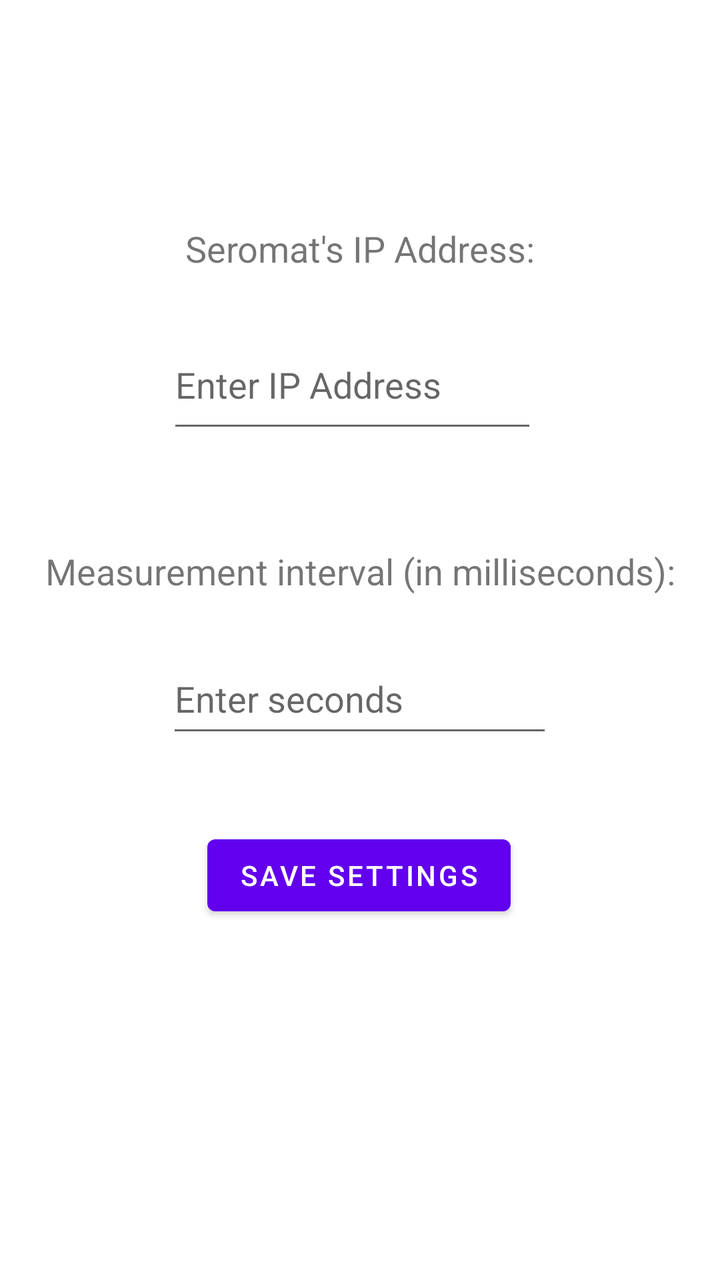
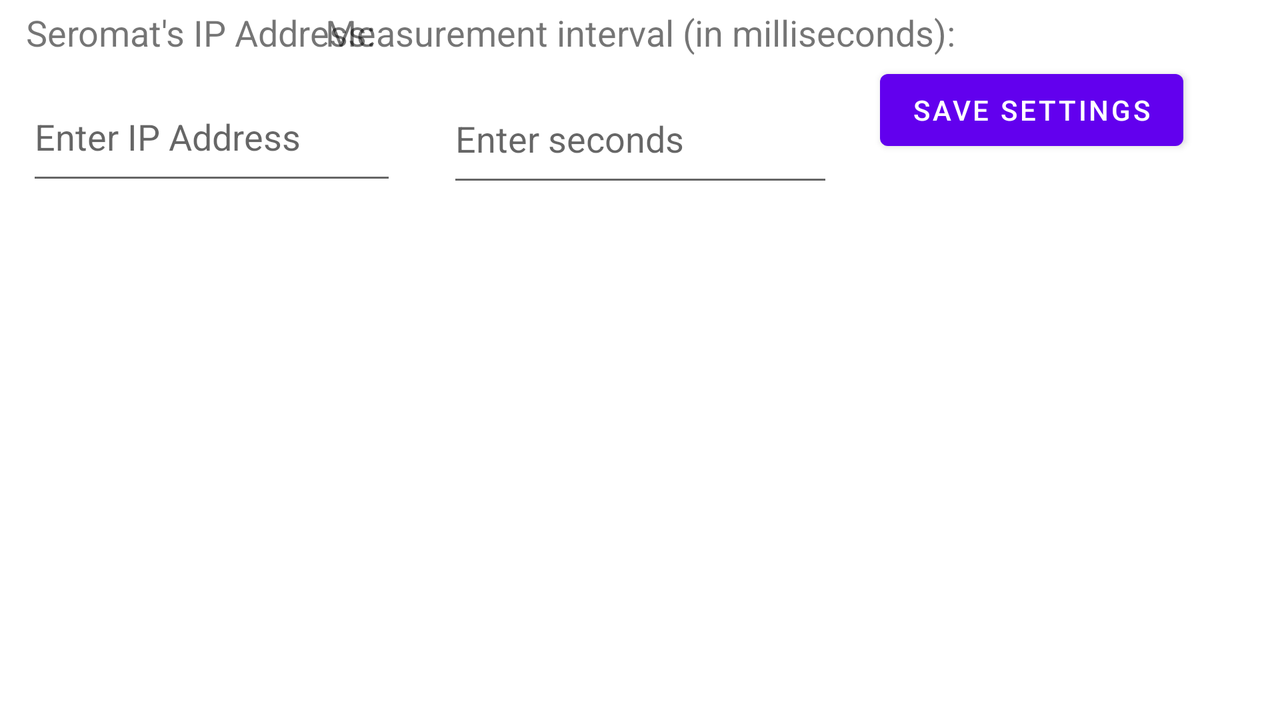

First picture: res/layout/ on a phone held upright. Second picture: the repository's own variant of that layout, on a device whose configuration matches the variant's folder. Source for both follows.
<!-- AndroidManifest.xml: application theme Theme.SeromatUpgrade -->
<!-- res/layout/fragment_settings.xml -->
<?xml version="1.0" encoding="utf-8"?>
<androidx.constraintlayout.widget.ConstraintLayout xmlns:android="http://schemas.android.com/apk/res/android"
    xmlns:app="http://schemas.android.com/apk/res-auto"
    xmlns:tools="http://schemas.android.com/tools"
    android:layout_width="match_parent"
    android:layout_height="match_parent"
    tools:context=".ui.settings.SettingsFragment">

    <TextView
        android:id="@+id/ip_address_label"
        android:layout_width="wrap_content"
        android:layout_height="wrap_content"
        android:layout_marginTop="112dp"
        android:text="@string/settings_text_ip"
        android:textSize="18sp"
        app:layout_constraintEnd_toEndOf="parent"
        app:layout_constraintStart_toStartOf="parent"
        app:layout_constraintTop_toTopOf="parent" />

    <EditText
        android:id="@+id/ip_address"
        android:layout_width="185dp"
        android:layout_height="61dp"
        android:layout_marginTop="24dp"
        android:hint="@string/enter_ip_address"
        android:inputType="phone"
        app:layout_constraintEnd_toEndOf="@+id/ip_address_label"
        app:layout_constraintHorizontal_bias="0.9"
        app:layout_constraintStart_toStartOf="@+id/ip_address_label"
        app:layout_constraintTop_toBottomOf="@+id/ip_address_label" />

    <TextView
        android:id="@+id/seconds_label"
        android:layout_width="wrap_content"
        android:layout_height="wrap_content"
        android:layout_marginTop="52dp"
        android:text="@string/settings_text_interval"
        android:textSize="18sp"
        app:layout_constraintEnd_toEndOf="parent"
        app:layout_constraintStart_toStartOf="parent"
        app:layout_constraintTop_toBottomOf="@+id/ip_address" />

    <EditText
        android:id="@+id/milliseconds"
        android:layout_width="193dp"
        android:layout_height="52dp"
        android:layout_marginTop="24dp"
        android:hint="@string/enter_seconds"
        android:inputType="number"
        app:layout_constraintEnd_toEndOf="@+id/seconds_label"
        app:layout_constraintHorizontal_bias="0.497"
        app:layout_constraintStart_toStartOf="@+id/seconds_label"
        app:layout_constraintTop_toBottomOf="@id/seconds_label" />

    <Button
        android:id="@+id/buttonSaveChanges"
        android:layout_width="wrap_content"
        android:layout_height="wrap_content"
        android:layout_marginTop="40dp"
        android:text="@string/settings_text_button"
        app:layout_constraintEnd_toEndOf="parent"
        app:layout_constraintHorizontal_bias="0.498"
        app:layout_constraintStart_toStartOf="parent"
        app:layout_constraintTop_toBottomOf="@+id/milliseconds" />

</androidx.constraintlayout.widget.ConstraintLayout>
<!-- resources referenced by this layout -->
<resources>
  <string name="enter_ip_address">Enter IP Address</string>
  <string name="enter_seconds">Enter seconds</string>
  <string name="settings_text_button">Save settings</string>
  <string name="settings_text_interval">Measurement interval (in milliseconds):</string>
  <string name="settings_text_ip">Seromat\'s IP Address:</string>
  <style name="Theme.SeromatUpgrade" parent="Theme.MaterialComponents.DayNight.DarkActionBar">
          
          <item name="colorPrimary">@color/purple_500</item>
          <item name="colorPrimaryVariant">@color/purple_700</item>
          <item name="colorOnPrimary">@color/white</item>
          
          <item name="colorSecondary">@color/teal_200</item>
          <item name="colorSecondaryVariant">@color/teal_700</item>
          <item name="colorOnSecondary">@color/black</item>
          
          <item name="android:statusBarColor">?attr/colorPrimaryVariant</item>
          
      </style>
</resources>
<!-- res/layout-land/fragment_settings.xml (the repository's variant of the layout above) -->
<!-- drawn on the phone turned sideways -->
<?xml version="1.0" encoding="utf-8"?>
<androidx.constraintlayout.widget.ConstraintLayout xmlns:android="http://schemas.android.com/apk/res/android"
    xmlns:app="http://schemas.android.com/apk/res-auto"
    xmlns:tools="http://schemas.android.com/tools"
    android:layout_width="match_parent"
    android:layout_height="match_parent"
    tools:context=".ui.settings.SettingsFragment">

    <EditText
        android:id="@+id/ip_address"
        android:layout_width="185dp"
        android:layout_height="61dp"
        android:layout_marginTop="8dp"
        android:hint="@string/enter_ip_address"
        android:inputType="phone"
        app:layout_constraintEnd_toEndOf="parent"
        app:layout_constraintHorizontal_bias="0.029"
        app:layout_constraintStart_toStartOf="parent"
        app:layout_constraintTop_toBottomOf="@+id/ip_address_label" />

    <EditText
        android:id="@+id/milliseconds"
        android:layout_width="193dp"
        android:layout_height="61dp"
        android:layout_marginTop="9dp"
        android:hint="@string/enter_seconds"
        android:inputType="number"
        app:layout_constraintEnd_toEndOf="parent"
        app:layout_constraintStart_toStartOf="parent"
        app:layout_constraintTop_toBottomOf="@+id/seconds_label" />

    <Button
        android:id="@+id/buttonSaveChanges"
        android:layout_width="wrap_content"
        android:layout_height="wrap_content"
        android:text="@string/settings_text_button"
        app:layout_constraintBottom_toBottomOf="parent"
        app:layout_constraintEnd_toEndOf="parent"
        app:layout_constraintHorizontal_bias="0.901"
        app:layout_constraintStart_toStartOf="parent"
        app:layout_constraintTop_toTopOf="parent"
        app:layout_constraintVertical_bias="0.099" />

    <TextView
        android:id="@+id/ip_address_label"
        android:layout_width="wrap_content"
        android:layout_height="wrap_content"
        android:layout_marginTop="4dp"
        android:text="@string/settings_text_ip"
        android:textSize="18sp"
        app:layout_constraintEnd_toEndOf="parent"
        app:layout_constraintHorizontal_bias="0.028"
        app:layout_constraintStart_toStartOf="parent"
        app:layout_constraintTop_toTopOf="parent" />

    <TextView
        android:id="@+id/seconds_label"
        android:layout_width="wrap_content"
        android:layout_height="wrap_content"
        android:layout_marginTop="4dp"
        android:text="@string/settings_text_interval"
        android:textSize="18sp"
        app:layout_constraintEnd_toEndOf="parent"
        app:layout_constraintStart_toStartOf="parent"
        app:layout_constraintTop_toTopOf="parent" />

</androidx.constraintlayout.widget.ConstraintLayout>
